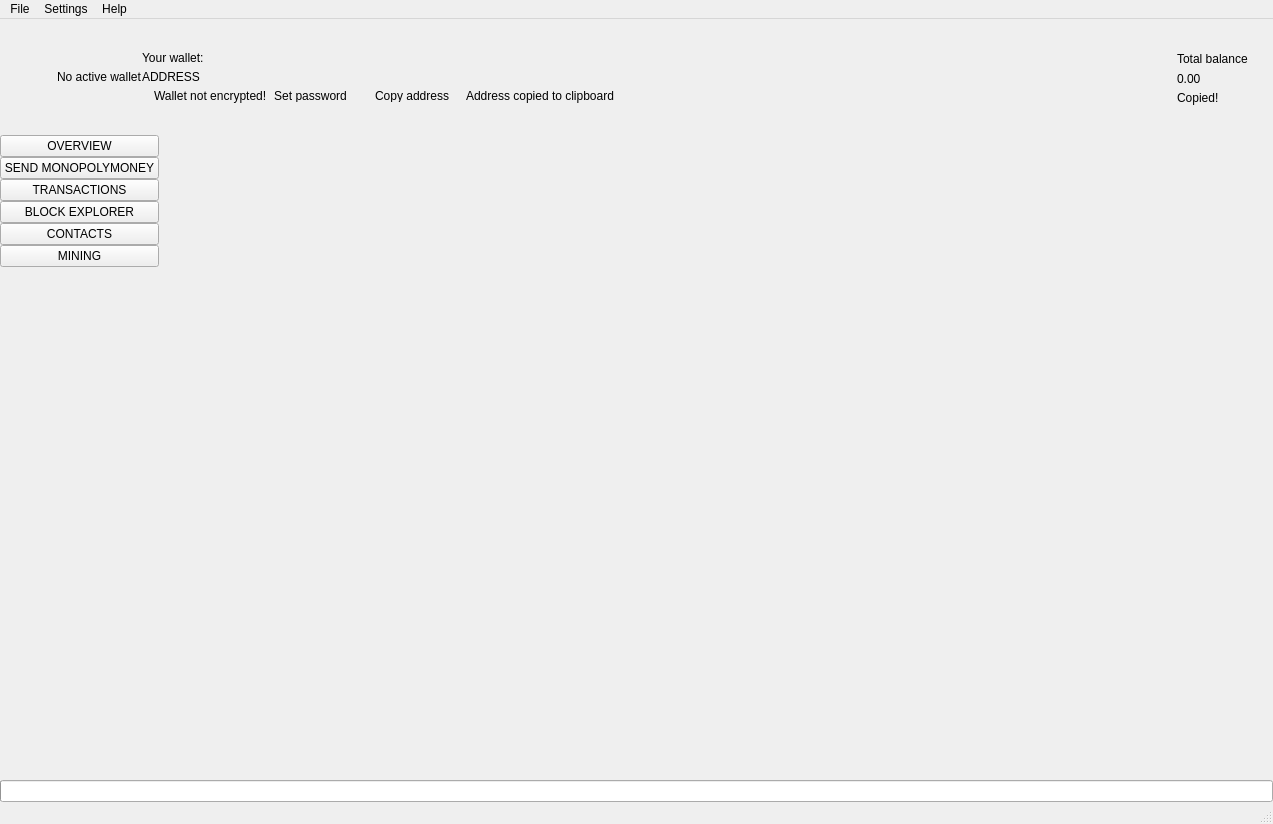
 <widget class="QMainWindow" name="MainWindow">
  <property name="geometry">
   <rect>
    <x>0</x>
    <y>0</y>
    <width>1273</width>
    <height>824</height>
   </rect>
  </property>
  <property name="sizePolicy">
   <sizepolicy hsizetype="Preferred" vsizetype="Preferred">
    <horstretch>0</horstretch>
    <verstretch>0</verstretch>
   </sizepolicy>
  </property>
  <property name="minimumSize">
   <size>
    <width>1260</width>
    <height>600</height>
   </size>
  </property>
  <property name="maximumSize">
   <size>
    <width>16777215</width>
    <height>16777215</height>
   </size>
  </property>
  <property name="windowTitle">
   <string>MainWindow</string>
  </property>
  <property name="windowIcon">
   <iconset>
    <normaloff>:/images/MonopolyMoney</normaloff>:/images/MonopolyMoney</iconset>
  </property>
  <widget class="QWidget" name="centralwidget">
   <layout class="QVBoxLayout" name="verticalLayout_2">
    <property name="spacing">
     <number>0</number>
    </property>
    <property name="leftMargin">
     <number>0</number>
    </property>
    <property name="topMargin">
     <number>0</number>
    </property>
    <property name="rightMargin">
     <number>0</number>
    </property>
    <property name="bottomMargin">
     <number>0</number>
    </property>
    <item>
     <widget class="QFrame" name="m_headerFrame">
      <property name="minimumSize">
       <size>
        <width>0</width>
        <height>116</height>
       </size>
      </property>
      <property name="maximumSize">
       <size>
        <width>16777215</width>
        <height>116</height>
       </size>
      </property>
      <property name="frameShape">
       <enum>QFrame::NoFrame</enum>
      </property>
      <property name="frameShadow">
       <enum>QFrame::Raised</enum>
      </property>
      <layout class="QHBoxLayout" name="horizontalLayout_3">
       <property name="spacing">
        <number>0</number>
       </property>
       <property name="leftMargin">
        <number>0</number>
       </property>
       <property name="topMargin">
        <number>0</number>
       </property>
       <property name="rightMargin">
        <number>25</number>
       </property>
       <property name="bottomMargin">
        <number>0</number>
       </property>
       <item>
        <spacer name="horizontalSpacer_2">
         <property name="orientation">
          <enum>Qt::Horizontal</enum>
         </property>
         <property name="sizeType">
          <enum>QSizePolicy::Fixed</enum>
         </property>
         <property name="sizeHint" stdset="0">
          <size>
           <width>30</width>
           <height>20</height>
          </size>
         </property>
        </spacer>
       </item>
       <item>
        <widget class="QLabel" name="m_logoLabel">
         <property name="text">
          <string/>
         </property>
        </widget>
       </item>
       <item>
        <spacer name="horizontalSpacer_5">
         <property name="orientation">
          <enum>Qt::Horizontal</enum>
         </property>
         <property name="sizeType">
          <enum>QSizePolicy::Fixed</enum>
         </property>
         <property name="sizeHint" stdset="0">
          <size>
           <width>20</width>
           <height>20</height>
          </size>
         </property>
        </spacer>
       </item>
       <item>
        <widget class="WalletGui::WalletSmallGrayTextLabel" name="m_noWalletLabel">
         <property name="text">
          <string>No active wallet</string>
         </property>
        </widget>
       </item>
       <item>
        <widget class="QFrame" name="m_walletFrame">
         <property name="frameShape">
          <enum>QFrame::NoFrame</enum>
         </property>
         <property name="frameShadow">
          <enum>QFrame::Raised</enum>
         </property>
         <layout class="QVBoxLayout" name="verticalLayout_3">
          <property name="spacing">
           <number>5</number>
          </property>
          <property name="leftMargin">
           <number>0</number>
          </property>
          <property name="topMargin">
           <number>0</number>
          </property>
          <property name="rightMargin">
           <number>0</number>
          </property>
          <property name="bottomMargin">
           <number>0</number>
          </property>
          <item>
           <spacer name="verticalSpacer_3">
            <property name="orientation">
             <enum>Qt::Vertical</enum>
            </property>
            <property name="sizeType">
             <enum>QSizePolicy::Minimum</enum>
            </property>
            <property name="sizeHint" stdset="0">
             <size>
              <width>20</width>
              <height>40</height>
             </size>
            </property>
           </spacer>
          </item>
          <item>
           <widget class="WalletGui::WalletSmallGrayTextLabel" name="m_walletLabel">
            <property name="text">
             <string>Your wallet:</string>
            </property>
            <property name="indent">
             <number>0</number>
            </property>
           </widget>
          </item>
          <item>
           <widget class="QLabel" name="m_addressLabel">
            <property name="sizePolicy">
             <sizepolicy hsizetype="Preferred" vsizetype="Preferred">
              <horstretch>0</horstretch>
              <verstretch>0</verstretch>
             </sizepolicy>
            </property>
            <property name="cursor">
             <cursorShape>PointingHandCursor</cursorShape>
            </property>
            <property name="toolTip">
             <string>Click to copy</string>
            </property>
            <property name="text">
             <string>ADDRESS</string>
            </property>
            <property name="indent">
             <number>0</number>
            </property>
           </widget>
          </item>
          <item>
           <layout class="QHBoxLayout" name="horizontalLayout_2">
            <property name="spacing">
             <number>0</number>
            </property>
            <item alignment="Qt::AlignTop">
             <widget class="QFrame" name="m_notEncryptedFrame">
              <property name="frameShape">
               <enum>QFrame::NoFrame</enum>
              </property>
              <property name="frameShadow">
               <enum>QFrame::Raised</enum>
              </property>
              <layout class="QHBoxLayout" name="horizontalLayout_4">
               <property name="spacing">
                <number>0</number>
               </property>
               <property name="leftMargin">
                <number>0</number>
               </property>
               <property name="topMargin">
                <number>0</number>
               </property>
               <property name="rightMargin">
                <number>0</number>
               </property>
               <property name="bottomMargin">
                <number>0</number>
               </property>
               <item alignment="Qt::AlignVCenter">
                <widget class="QLabel" name="m_notEncryptedIconLabel">
                 <property name="text">
                  <string/>
                 </property>
                 <property name="pixmap">
                  <pixmap resource="../../resources.qrc">:/icons/lock_open_gray</pixmap>
                 </property>
                 <property name="alignment">
                  <set>Qt::AlignLeading|Qt::AlignLeft|Qt::AlignVCenter</set>
                 </property>
                </widget>
               </item>
               <item>
                <spacer name="horizontalSpacer_11">
                 <property name="orientation">
                  <enum>Qt::Horizontal</enum>
                 </property>
                 <property name="sizeType">
                  <enum>QSizePolicy::Fixed</enum>
                 </property>
                 <property name="sizeHint" stdset="0">
                  <size>
                   <width>5</width>
                   <height>3</height>
                  </size>
                 </property>
                </spacer>
               </item>
               <item alignment="Qt::AlignVCenter">
                <widget class="WalletGui::WalletTinyGrayTextLabel" name="m_notEncryptedTextLabel">
                 <property name="text">
                  <string>Wallet not encrypted!</string>
                 </property>
                 <property name="alignment">
                  <set>Qt::AlignLeading|Qt::AlignLeft|Qt::AlignVCenter</set>
                 </property>
                </widget>
               </item>
               <item>
                <spacer name="horizontalSpacer_9">
                 <property name="orientation">
                  <enum>Qt::Horizontal</enum>
                 </property>
                 <property name="sizeType">
                  <enum>QSizePolicy::Fixed</enum>
                 </property>
                 <property name="sizeHint" stdset="0">
                  <size>
                   <width>3</width>
                   <height>3</height>
                  </size>
                 </property>
                </spacer>
               </item>
               <item alignment="Qt::AlignVCenter">
                <widget class="WalletGui::WalletTinyLinkLikeButton" name="m_encryptButton">
                 <property name="sizePolicy">
                  <sizepolicy hsizetype="Minimum" vsizetype="Minimum">
                   <horstretch>0</horstretch>
                   <verstretch>0</verstretch>
                  </sizepolicy>
                 </property>
                 <property name="minimumSize">
                  <size>
                   <width>0</width>
                   <height>3</height>
                  </size>
                 </property>
                 <property name="cursor">
                  <cursorShape>PointingHandCursor</cursorShape>
                 </property>
                 <property name="text">
                  <string>Set password</string>
                 </property>
                 <property name="flat">
                  <bool>true</bool>
                 </property>
                </widget>
               </item>
               <item>
                <spacer name="horizontalSpacer_10">
                 <property name="orientation">
                  <enum>Qt::Horizontal</enum>
                 </property>
                 <property name="sizeType">
                  <enum>QSizePolicy::Fixed</enum>
                 </property>
                 <property name="sizeHint" stdset="0">
                  <size>
                   <width>20</width>
                   <height>3</height>
                  </size>
                 </property>
                </spacer>
               </item>
              </layout>
             </widget>
            </item>
            <item alignment="Qt::AlignVCenter">
             <widget class="WalletGui::WalletTinyLinkLikeButton" name="m_copyAddressButton">
              <property name="sizePolicy">
               <sizepolicy hsizetype="Minimum" vsizetype="Minimum">
                <horstretch>0</horstretch>
                <verstretch>0</verstretch>
               </sizepolicy>
              </property>
              <property name="minimumSize">
               <size>
                <width>0</width>
                <height>3</height>
               </size>
              </property>
              <property name="cursor">
               <cursorShape>PointingHandCursor</cursorShape>
              </property>
              <property name="focusPolicy">
               <enum>Qt::NoFocus</enum>
              </property>
              <property name="autoFillBackground">
               <bool>true</bool>
              </property>
              <property name="text">
               <string>Copy address</string>
              </property>
              <property name="flat">
               <bool>true</bool>
              </property>
             </widget>
            </item>
            <item>
             <spacer name="horizontalSpacer_7">
              <property name="orientation">
               <enum>Qt::Horizontal</enum>
              </property>
              <property name="sizeType">
               <enum>QSizePolicy::Fixed</enum>
              </property>
              <property name="sizeHint" stdset="0">
               <size>
                <width>13</width>
                <height>3</height>
               </size>
              </property>
             </spacer>
            </item>
            <item alignment="Qt::AlignVCenter">
             <widget class="WalletGui::CopyMagicLabel" name="m_copyAddressLabel">
              <property name="text">
               <string>Address copied to clipboard</string>
              </property>
              <property name="alignment">
               <set>Qt::AlignLeading|Qt::AlignLeft|Qt::AlignVCenter</set>
              </property>
             </widget>
            </item>
            <item>
             <spacer name="horizontalSpacer">
              <property name="orientation">
               <enum>Qt::Horizontal</enum>
              </property>
              <property name="sizeHint" stdset="0">
               <size>
                <width>40</width>
                <height>3</height>
               </size>
              </property>
             </spacer>
            </item>
           </layout>
          </item>
          <item>
           <spacer name="verticalSpacer_2">
            <property name="orientation">
             <enum>Qt::Vertical</enum>
            </property>
            <property name="sizeType">
             <enum>QSizePolicy::Minimum</enum>
            </property>
            <property name="sizeHint" stdset="0">
             <size>
              <width>20</width>
              <height>40</height>
             </size>
            </property>
           </spacer>
          </item>
         </layout>
        </widget>
       </item>
       <item>
        <spacer name="horizontalSpacer_3">
         <property name="orientation">
          <enum>Qt::Horizontal</enum>
         </property>
         <property name="sizeType">
          <enum>QSizePolicy::Expanding</enum>
         </property>
         <property name="sizeHint" stdset="0">
          <size>
           <width>34</width>
           <height>20</height>
          </size>
         </property>
        </spacer>
       </item>
       <item>
        <spacer name="horizontalSpacer_8">
         <property name="orientation">
          <enum>Qt::Horizontal</enum>
         </property>
         <property name="sizeType">
          <enum>QSizePolicy::Fixed</enum>
         </property>
         <property name="sizeHint" stdset="0">
          <size>
           <width>34</width>
           <height>20</height>
          </size>
         </property>
        </spacer>
       </item>
       <item alignment="Qt::AlignRight|Qt::AlignVCenter">
        <widget class="QFrame" name="m_balanceFrame">
         <layout class="QGridLayout" name="gridLayout">
          <property name="leftMargin">
           <number>0</number>
          </property>
          <property name="topMargin">
           <number>30</number>
          </property>
          <property name="rightMargin">
           <number>0</number>
          </property>
          <property name="bottomMargin">
           <number>0</number>
          </property>
          <property name="verticalSpacing">
           <number>3</number>
          </property>
          <item row="0" column="2">
           <layout class="QVBoxLayout" name="verticalLayout_4">
            <item>
             <widget class="QLabel" name="m_balanceTextLabel">
              <property name="text">
               <string>Total balance</string>
              </property>
             </widget>
            </item>
            <item>
             <widget class="QLabel" name="m_balanceLabel">
              <property name="cursor">
               <cursorShape>PointingHandCursor</cursorShape>
              </property>
              <property name="toolTip">
               <string>Click to copy</string>
              </property>
              <property name="text">
               <string>0.00</string>
              </property>
             </widget>
            </item>
           </layout>
          </item>
          <item row="1" column="2">
           <widget class="WalletGui::CopyMagicLabel" name="m_balanceCopyLabel">
            <property name="text">
             <string>Copied!</string>
            </property>
           </widget>
          </item>
          <item row="0" column="1">
           <spacer name="horizontalSpacer_6">
            <property name="orientation">
             <enum>Qt::Horizontal</enum>
            </property>
            <property name="sizeType">
             <enum>QSizePolicy::Fixed</enum>
            </property>
            <property name="sizeHint" stdset="0">
             <size>
              <width>2</width>
              <height>39</height>
             </size>
            </property>
           </spacer>
          </item>
          <item row="2" column="2">
           <spacer name="verticalSpacer_5">
            <property name="orientation">
             <enum>Qt::Vertical</enum>
            </property>
            <property name="sizeType">
             <enum>QSizePolicy::Expanding</enum>
            </property>
            <property name="sizeHint" stdset="0">
             <size>
              <width>20</width>
              <height>50</height>
             </size>
            </property>
           </spacer>
          </item>
          <item row="0" column="0">
           <widget class="QLabel" name="m_balanceIconLabel">
            <property name="text">
             <string/>
            </property>
            <property name="pixmap">
             <pixmap resource="../../resources.qrc">:/icons/total_balance</pixmap>
            </property>
           </widget>
          </item>
         </layout>
        </widget>
       </item>
      </layout>
     </widget>
    </item>
    <item>
     <layout class="QHBoxLayout" name="horizontalLayout" stretch="0,0,0,0,0,0,0,0">
      <property name="spacing">
       <number>0</number>
      </property>
      <item>
       <widget class="QFrame" name="m_toolFrame">
        <property name="frameShape">
         <enum>QFrame::NoFrame</enum>
        </property>
        <property name="frameShadow">
         <enum>QFrame::Plain</enum>
        </property>
        <property name="lineWidth">
         <number>0</number>
        </property>
        <layout class="QVBoxLayout" name="verticalLayout">
         <property name="spacing">
          <number>0</number>
         </property>
         <property name="leftMargin">
          <number>0</number>
         </property>
         <property name="topMargin">
          <number>0</number>
         </property>
         <property name="rightMargin">
          <number>0</number>
         </property>
         <property name="bottomMargin">
          <number>0</number>
         </property>
         <item>
          <widget class="QPushButton" name="m_overviewButton">
           <property name="sizePolicy">
            <sizepolicy hsizetype="Minimum" vsizetype="Fixed">
             <horstretch>0</horstretch>
             <verstretch>0</verstretch>
            </sizepolicy>
           </property>
           <property name="focusPolicy">
            <enum>Qt::NoFocus</enum>
           </property>
           <property name="text">
            <string>OVERVIEW</string>
           </property>
           <property name="checkable">
            <bool>true</bool>
           </property>
           <attribute name="buttonGroup">
            <string notr="true">m_toolButtonGroup</string>
           </attribute>
          </widget>
         </item>
         <item>
          <widget class="QPushButton" name="m_sendButton">
           <property name="sizePolicy">
            <sizepolicy hsizetype="Minimum" vsizetype="Fixed">
             <horstretch>0</horstretch>
             <verstretch>0</verstretch>
            </sizepolicy>
           </property>
           <property name="focusPolicy">
            <enum>Qt::NoFocus</enum>
           </property>
           <property name="text">
            <string>SEND MONOPOLYMONEY</string>
           </property>
           <property name="checkable">
            <bool>true</bool>
           </property>
           <attribute name="buttonGroup">
            <string notr="true">m_toolButtonGroup</string>
           </attribute>
          </widget>
         </item>
         <item>
          <widget class="QPushButton" name="m_transactionsButton">
           <property name="sizePolicy">
            <sizepolicy hsizetype="Minimum" vsizetype="Fixed">
             <horstretch>0</horstretch>
             <verstretch>0</verstretch>
            </sizepolicy>
           </property>
           <property name="focusPolicy">
            <enum>Qt::NoFocus</enum>
           </property>
           <property name="text">
            <string>TRANSACTIONS</string>
           </property>
           <property name="checkable">
            <bool>true</bool>
           </property>
           <attribute name="buttonGroup">
            <string notr="true">m_toolButtonGroup</string>
           </attribute>
          </widget>
         </item>
         <item>
          <widget class="QPushButton" name="m_blockExplorerButton">
           <property name="focusPolicy">
            <enum>Qt::NoFocus</enum>
           </property>
           <property name="text">
            <string>BLOCK EXPLORER</string>
           </property>
           <property name="checkable">
            <bool>true</bool>
           </property>
           <attribute name="buttonGroup">
            <string notr="true">m_toolButtonGroup</string>
           </attribute>
          </widget>
         </item>
         <item>
          <widget class="QPushButton" name="m_addressBookButton">
           <property name="sizePolicy">
            <sizepolicy hsizetype="Minimum" vsizetype="Fixed">
             <horstretch>0</horstretch>
             <verstretch>0</verstretch>
            </sizepolicy>
           </property>
           <property name="focusPolicy">
            <enum>Qt::NoFocus</enum>
           </property>
           <property name="text">
            <string>CONTACTS</string>
           </property>
           <property name="checkable">
            <bool>true</bool>
           </property>
           <attribute name="buttonGroup">
            <string notr="true">m_toolButtonGroup</string>
           </attribute>
          </widget>
         </item>
         <item>
          <widget class="QPushButton" name="m_miningButton">
           <property name="focusPolicy">
            <enum>Qt::NoFocus</enum>
           </property>
           <property name="text">
            <string>MINING</string>
           </property>
           <property name="checkable">
            <bool>true</bool>
           </property>
           <attribute name="buttonGroup">
            <string notr="true">m_toolButtonGroup</string>
           </attribute>
          </widget>
         </item>
         <item>
          <spacer name="verticalSpacer">
           <property name="orientation">
            <enum>Qt::Vertical</enum>
           </property>
           <property name="sizeHint" stdset="0">
            <size>
             <width>20</width>
             <height>40</height>
            </size>
           </property>
          </spacer>
         </item>
        </layout>
       </widget>
      </item>
      <item>
       <widget class="WalletGui::OverviewFrame" name="m_overviewFrame">
        <property name="frameShape">
         <enum>QFrame::NoFrame</enum>
        </property>
        <property name="frameShadow">
         <enum>QFrame::Raised</enum>
        </property>
       </widget>
      </item>
      <item>
       <widget class="WalletGui::SendFrame" name="m_sendFrame">
        <property name="frameShape">
         <enum>QFrame::NoFrame</enum>
        </property>
        <property name="frameShadow">
         <enum>QFrame::Raised</enum>
        </property>
       </widget>
      </item>
      <item>
       <widget class="WalletGui::TransactionsFrame" name="m_transactionsFrame">
        <property name="frameShape">
         <enum>QFrame::NoFrame</enum>
        </property>
        <property name="frameShadow">
         <enum>QFrame::Raised</enum>
        </property>
       </widget>
      </item>
      <item>
       <widget class="WalletGui::AddressBookFrame" name="m_addressBookFrame">
        <property name="frameShape">
         <enum>QFrame::NoFrame</enum>
        </property>
        <property name="frameShadow">
         <enum>QFrame::Raised</enum>
        </property>
       </widget>
      </item>
      <item>
       <widget class="WalletGui::NoWalletFrame" name="m_noWalletFrame">
        <property name="frameShape">
         <enum>QFrame::NoFrame</enum>
        </property>
        <property name="frameShadow">
         <enum>QFrame::Raised</enum>
        </property>
       </widget>
      </item>
      <item>
       <widget class="WalletGui::BlockExplorerFrame" name="m_blockExplorerFrame">
        <property name="frameShape">
         <enum>QFrame::NoFrame</enum>
        </property>
        <property name="frameShadow">
         <enum>QFrame::Raised</enum>
        </property>
       </widget>
      </item>
      <item>
       <widget class="WalletGui::MiningFrame" name="m_miningFrame">
        <property name="frameShape">
         <enum>QFrame::NoFrame</enum>
        </property>
        <property name="frameShadow">
         <enum>QFrame::Raised</enum>
        </property>
       </widget>
      </item>
     </layout>
    </item>
    <item>
     <widget class="QProgressBar" name="m_syncProgress">
      <property name="maximum">
       <number>100</number>
      </property>
      <property name="value">
       <number>0</number>
      </property>
      <property name="textVisible">
       <bool>false</bool>
      </property>
     </widget>
    </item>
   </layout>
  </widget>
  <widget class="QMenuBar" name="menubar">
   <property name="geometry">
    <rect>
     <x>0</x>
     <y>0</y>
     <width>1273</width>
     <height>21</height>
    </rect>
   </property>
   <widget class="QMenu" name="menuFile">
    <property name="title">
     <string>File</string>
    </property>
    <addaction name="m_createWalletAction"/>
    <addaction name="m_openWalletAction"/>
    <addaction name="m_recentWalletsAction"/>
    <addaction name="m_backupWalletAction"/>
    <addaction name="m_saveKeysAction"/>
    <addaction name="m_resetAction"/>
    <addaction name="m_importKeyAction"/>
    <addaction name="m_exportKeyAction"/>
    <addaction name="m_exportTrackingKeyAction"/>
    <addaction name="m_exitAction"/>
   </widget>
   <widget class="QMenu" name="menuSettings">
    <property name="title">
     <string>Settings</string>
    </property>
    <widget class="QMenu" name="menuThemes">
     <property name="title">
      <string>Themes</string>
     </property>
    </widget>
    <addaction name="m_encryptWalletAction"/>
    <addaction name="m_changePasswordAction"/>
    <addaction name="separator"/>
    <addaction name="m_autostartAction"/>
    <addaction name="m_minimizeToTrayAction"/>
    <addaction name="m_closeToTrayAction"/>
    <addaction name="separator"/>
    <addaction name="m_preferencesAction"/>
    <addaction name="menuThemes"/>
   </widget>
   <widget class="QMenu" name="menuHelp">
    <property name="title">
     <string>Help</string>
    </property>
    <addaction name="m_communityForumAction"/>
    <addaction name="m_reportIssueAction"/>
    <addaction name="m_aboutMonopolyMoneyAction"/>
    <addaction name="m_aboutQtAction"/>
   </widget>
   <addaction name="menuFile"/>
   <addaction name="menuSettings"/>
   <addaction name="menuHelp"/>
  </widget>
  <widget class="WalletGui::WalletStatusBar" name="statusBar"/>
  <action name="m_exitAction">
   <property name="checkable">
    <bool>false</bool>
   </property>
   <property name="enabled">
    <bool>true</bool>
   </property>
   <property name="text">
    <string>Exit</string>
   </property>
   <property name="shortcut">
    <string>Ctrl+Q</string>
   </property>
  </action>
  <action name="m_createWalletAction">
   <property name="enabled">
    <bool>true</bool>
   </property>
   <property name="text">
    <string>Create wallet</string>
   </property>
  </action>
  <action name="m_openWalletAction">
   <property name="enabled">
    <bool>true</bool>
   </property>
   <property name="text">
    <string>Open wallet</string>
   </property>
  </action>
  <action name="m_encryptWalletAction">
   <property name="enabled">
    <bool>true</bool>
   </property>
   <property name="text">
    <string>Encrypt wallet</string>
   </property>
  </action>
  <action name="m_changePasswordAction">
   <property name="enabled">
    <bool>true</bool>
   </property>
   <property name="text">
    <string>Change password</string>
   </property>
   <property name="toolTip">
    <string>Change password</string>
   </property>
  </action>
  <action name="m_aboutMonopolyMoneyAction">
   <property name="enabled">
    <bool>true</bool>
   </property>
   <property name="text">
    <string>About MonopolyMoney</string>
   </property>
  </action>
  <action name="m_aboutQtAction">
   <property name="enabled">
    <bool>true</bool>
   </property>
   <property name="text">
    <string>About Qt</string>
   </property>
  </action>
  <action name="m_backupWalletAction">
   <property name="enabled">
    <bool>true</bool>
   </property>
   <property name="text">
    <string>Backup wallet</string>
   </property>
  </action>
  <action name="m_autostartAction">
   <property name="checkable">
    <bool>true</bool>
   </property>
   <property name="text">
    <string>Start on system login</string>
   </property>
  </action>
  <action name="m_minimizeToTrayAction">
   <property name="checkable">
    <bool>true</bool>
   </property>
   <property name="text">
    <string>Minimize to tray</string>
   </property>
  </action>
  <action name="m_closeToTrayAction">
   <property name="checkable">
    <bool>true</bool>
   </property>
   <property name="text">
    <string>Close to tray</string>
   </property>
  </action>
  <action name="m_preferencesAction">
   <property name="text">
    <string>Preferences</string>
   </property>
  </action>
  <action name="m_recentWalletsAction">
   <property name="text">
    <string>Recent wallets</string>
   </property>
  </action>
  <action name="m_exportTrackingKeyAction">
   <property name="text">
    <string>Export tracking key</string>
   </property>
   <property name="toolTip">
    <string>Export tracking key</string>
   </property>
  </action>
  <action name="m_importKeyAction">
   <property name="text">
    <string>Import key</string>
   </property>
   <property name="toolTip">
    <string>Import key</string>
   </property>
  </action>
  <action name="m_resetAction">
   <property name="text">
    <string>Reset wallet</string>
   </property>
  </action>
  <action name="m_saveKeysAction">
   <property name="text">
    <string>Save wallet keys</string>
   </property>
  </action>
  <action name="m_exportKeyAction">
   <property name="text">
    <string>Export key</string>
   </property>
   <property name="toolTip">
    <string>Export key</string>
   </property>
  </action>
 </widget>
